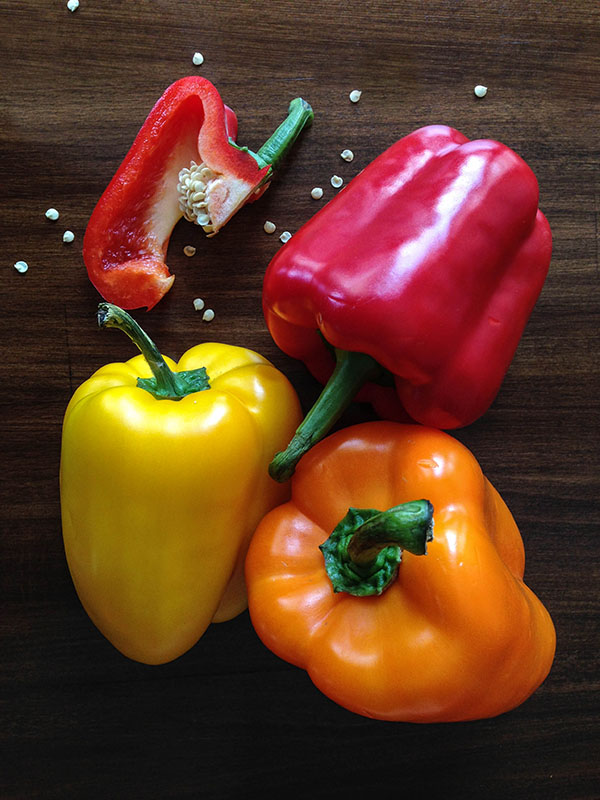
#> input picture datas/image4.jpg, 600 x 800 px
$ jupyter execute --allow-errors 'Numpy-图像处理-矢量化.ipynb'   (shell and % lines are left out)
#> lines starting #> are read from the running program, lines starting #| are printed output that depends on the picture; after the words box and inside, x2 and y2 are one past the last pixel; in counts of white or black regions, pixels touching at a corner belong together
#> further down, src is the input picture: shape (800, 600, 3); mean R, G, B 99.3, 58, 34.9
# 矢量化

[cell 1]
import numpy as np
import imageio as imgio
import scipy as sci
import matplotlib.pyplot as plt
from scipy.signal import convolve2d
import skimage as ski
import skimage.color as skcolor
import skimage.io as skio
from scipy.ndimage.interpolation import zoom
from sklearn.cluster import KMeans
from skimage import measure
from matplotlib.patches import PathPatch
from matplotlib.path import Path

[cell 2]
def findContours(src,n_clusters=3):
#> called with n_clusters = 3
    h,w = src.shape[0],src.shape[1]
#> h = 800; w = 600
    im_small = src.copy()
    im_small_long = im_small.reshape((h * w, 3))
    im_small_wide = im_small_long.reshape((h,w,3))
    km = KMeans(n_clusters=n_clusters)
    km.fit(im_small_long)
    cc = km.cluster_centers_.astype(np.uint8)
    out = np.asarray([cc[i] for i in km.labels_]).reshape((h,w,3))
#     blob = np.asarray([cc[i] if i == 1 else [0,0,0] for i in km.labels_]).reshape((h,w,3))
    # 由聚类结果得到0,1二值单通道图像
    seg = np.asarray([(1 if i == 1 else 0)
                  for i in km.labels_]).reshape((h,w))
    # 找到轮廓，返回每个连续轮廓的列表，每个连续轮廓是一组坐标点
    contours = measure.find_contours(seg, 0.5, fully_connected="high")
#> contours = 1595 point arrays, longest 3211 points
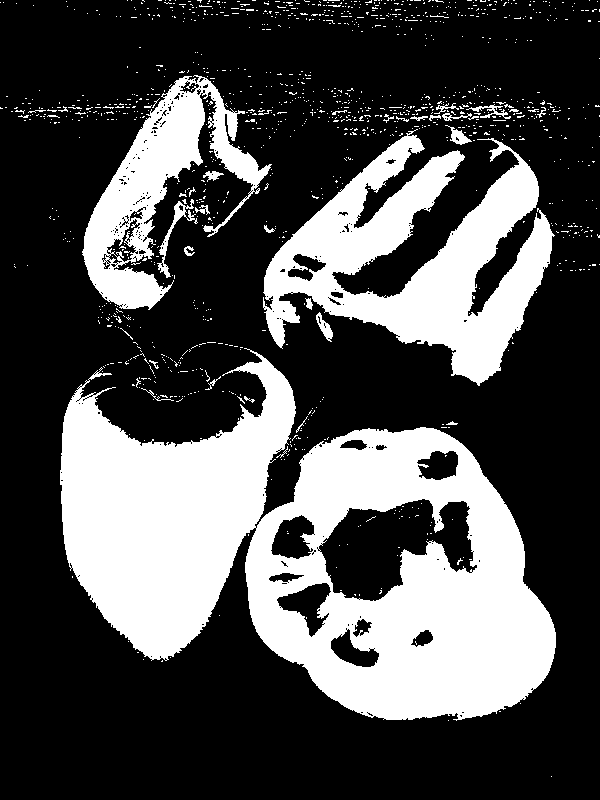
#> seg: shape (800, 600) int64; values 0 (black) and 1 (white), 30.3% white; 1221 white regions (1184 under 20 px), largest, box (x1, y1, x2, y2) and area: (60, 348, 556, 721) 92918, (263, 129, 555, 386) 32376, (82, 75, 272, 310) 14798
    # 简化轮廓，近似为多边形，tolerance决定精度
    simplified_contours = [measure.approximate_polygon(c, tolerance=5) for c in contours]
    paths = [[[v[1], v[0]] for v in vs] for vs in simplified_contours]
    return simplified_contours

[cell 3]
src = skio.imread('../datas/image4.jpg')
dst = findContours(src)
#> dst = 1595 items, first 6: [[1.5, 66], [1.5, 66]], [[0, 127.5], [0, 126.5]], [[0, 131.5], [0, 130.5]], [[0, 143.5], [0, 141.5]], [[0, 161.5], [0, 157.5]], [[0, 165.5], [0, 164.5]]

[cell 4]
for n, contour in enumerate(dst):
    plt.plot(contour[:, 1], contour[:, 0], linewidth=2)
#> this loop made 1595 passes
#> contour on passes 1 to 3: [[1.5, 66], [1.5, 66]], [[0, 127.5], [0, 126.5]], [[0, 131.5], [0, 130.5]]
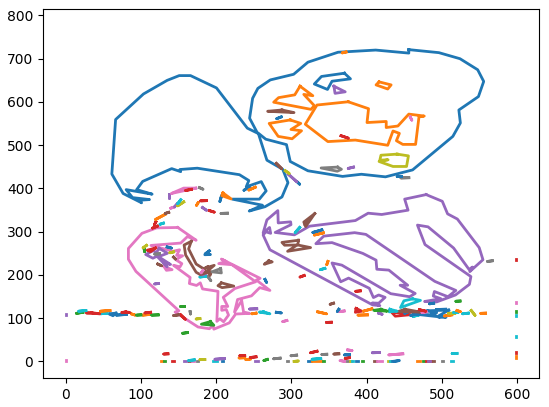
#> figure drawn by matplotlib, 1 panel

$ run again, with datas/image1.jpg copied over datas/image4.jpg
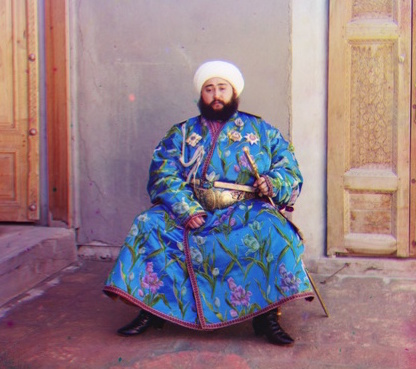
#> input picture datas/image1.jpg, 416 x 369 px
#> src is the input picture: shape (369, 416, 3); mean R, G, B 146.5, 123.9, 133.6
#> in findContours, `contours = measure.find_contours(seg, 0.5, fully_connected="high")`:
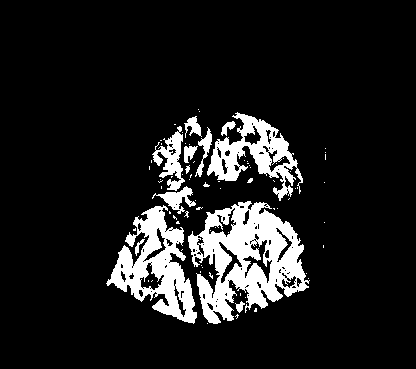
#> seg: shape (369, 416) int64; values 0 (black) and 1 (white), 11.6% white; 79 white regions (66 under 20 px), largest, box (x1, y1, x2, y2) and area: (188, 201, 310, 324) 7708, (106, 205, 197, 324) 4576, (207, 112, 303, 201) 3079
#> dst = 198 items
#> the loop `for n, contour in enumerate(dst):` made 198 passes
#> contour on passes 1, 2, 5: [[109.5, 198], [109.5, 198]], [[111.5, 199], [111.5, 199]], [[135.5, 226], [127, 221.5], [120.5, 233], [135.5, 226]]
#> `[cell 4] for n, contour in enumerate(dst): plt.plot(contour[:, 1], con..`:
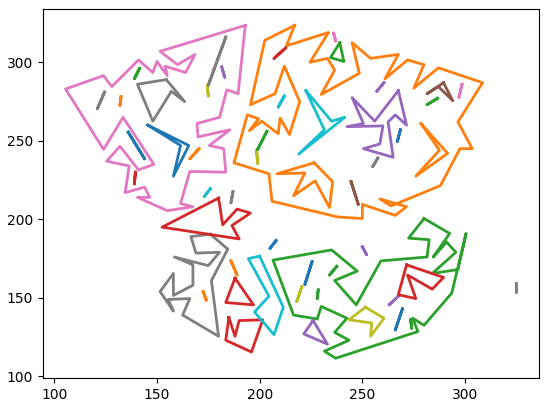
#> figure drawn by matplotlib, 1 panel

$ run again, with datas/image2.jpg copied over datas/image4.jpg
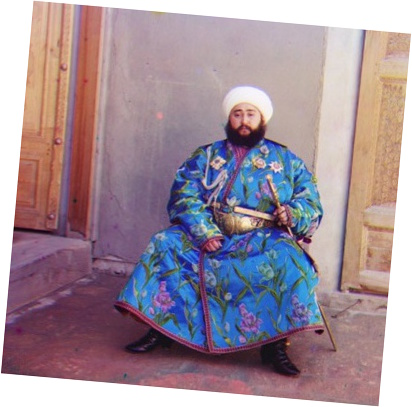
#> input picture datas/image2.jpg, 412 x 407 px
#> src is the input picture: shape (407, 412, 3); mean R, G, B 160.4, 142.2, 153.1
#> in findContours, `contours = measure.find_contours(seg, 0.5, fully_connected="high")`:
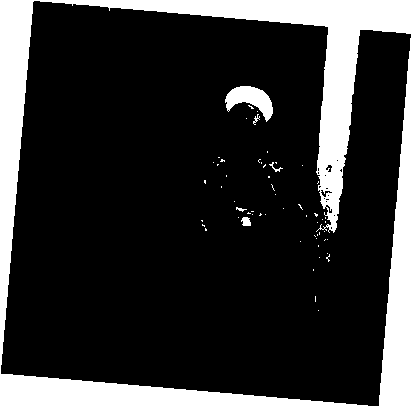
#> seg: shape (407, 412) int64; values 0 (black) and 1 (white), 19.3% white; 59 white regions (53 under 20 px), largest, box (x1, y1, x2, y2) and area: (0, 0, 412, 407) 31233, (225, 86, 273, 122) 871, (241, 217, 251, 226) 70, (269, 162, 283, 172) 35, (253, 114, 260, 125) 29, (236, 207, 247, 212) 24
#> dst = 78 point arrays, longest 11 points
#> the loop `for n, contour in enumerate(dst):` made 78 passes
#> contour on passes 3 to 10: [[108.5, 253], [105, 247.5], [108.5, 253]], [[110, 228.5], [110, 228.5]], [[111.5, 257], [111.5, 257]], [[124.5, 255], [113.5, 258], [124.5, 255]], [[118.5, 246], [118.5, 246]], [[121, 255.5], [121, 255.5]], [[152.5, 267], [152.5, 267]], [[157.5, 219], [157.5, 219]]
#> `[cell 4] for n, contour in enumerate(dst): plt.plot(contour[:, 1], con..`:
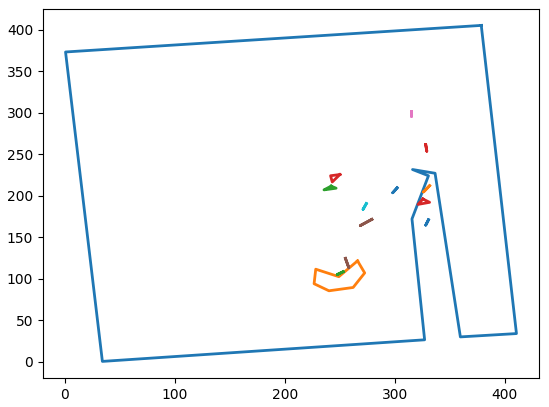
#> figure drawn by matplotlib, 1 panel

$ run again, with datas/image3.jpg copied over datas/image4.jpg
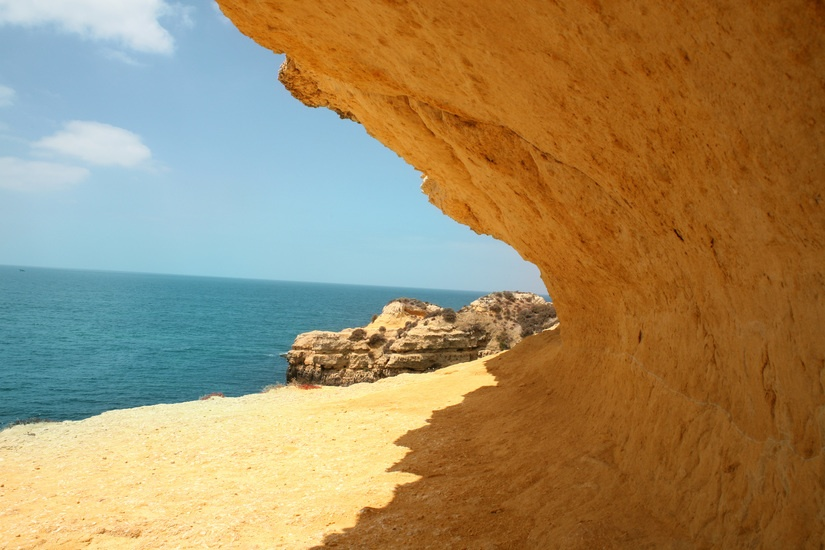
#> input picture datas/image3.jpg, 825 x 550 px
#> src is the input picture: shape (550, 825, 3); mean R, G, B 159.7, 138.2, 99.9
#> in findContours, `contours = measure.find_contours(seg, 0.5, fully_connected="high")`:
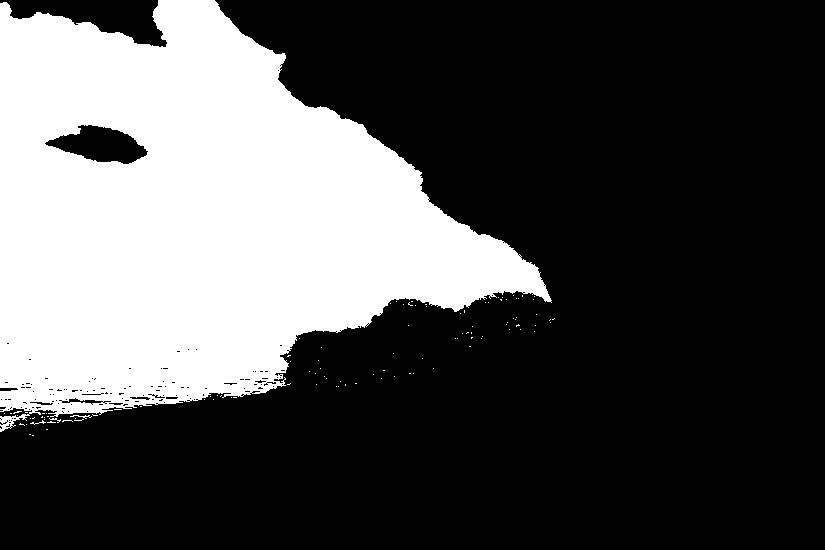
#> seg: shape (550, 825) int64; values 0 (black) and 1 (white), 31.1% white; 109 white regions (105 under 20 px), largest, box (x1, y1, x2, y2) and area: (0, 0, 552, 432) 140705, (70, 415, 92, 419) 31, (30, 420, 46, 425) 22, (49, 418, 61, 423) 20
#> dst = 270 point arrays, longest 38 points
#> the loop `for n, contour in enumerate(dst):` made 270 passes
#> contour on passes 3, 4, 6: [[65, 280.5], [65, 280.5]], [[70, 278.5], [70, 278.5]], [[199, 428.5], [199, 428.5]]
#> `[cell 4] for n, contour in enumerate(dst): plt.plot(contour[:, 1], con..`:
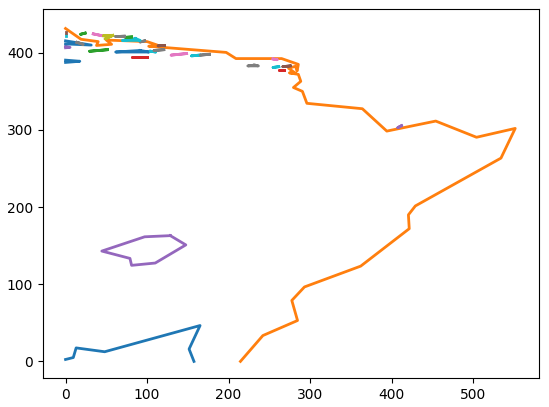
#> figure drawn by matplotlib, 1 panel
